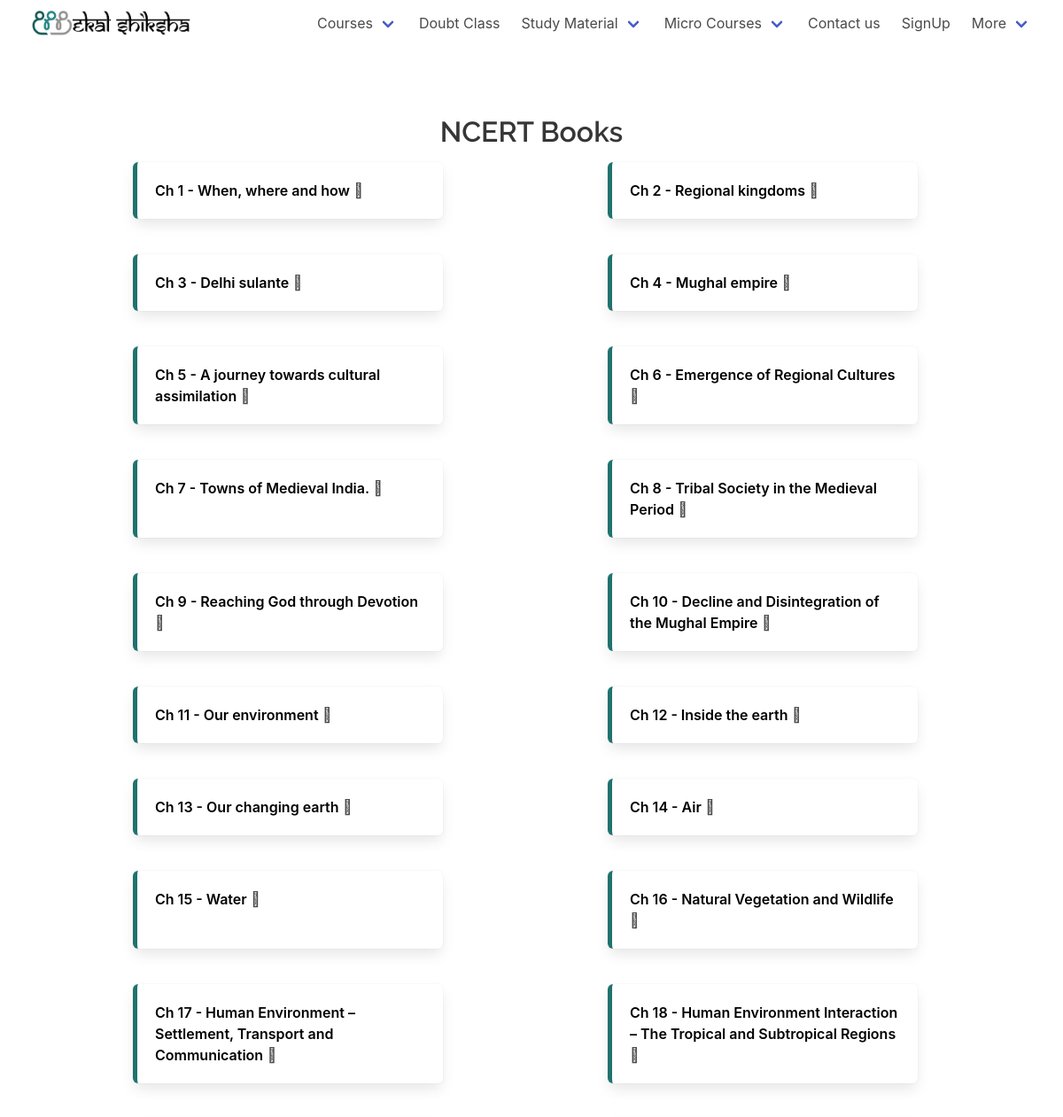
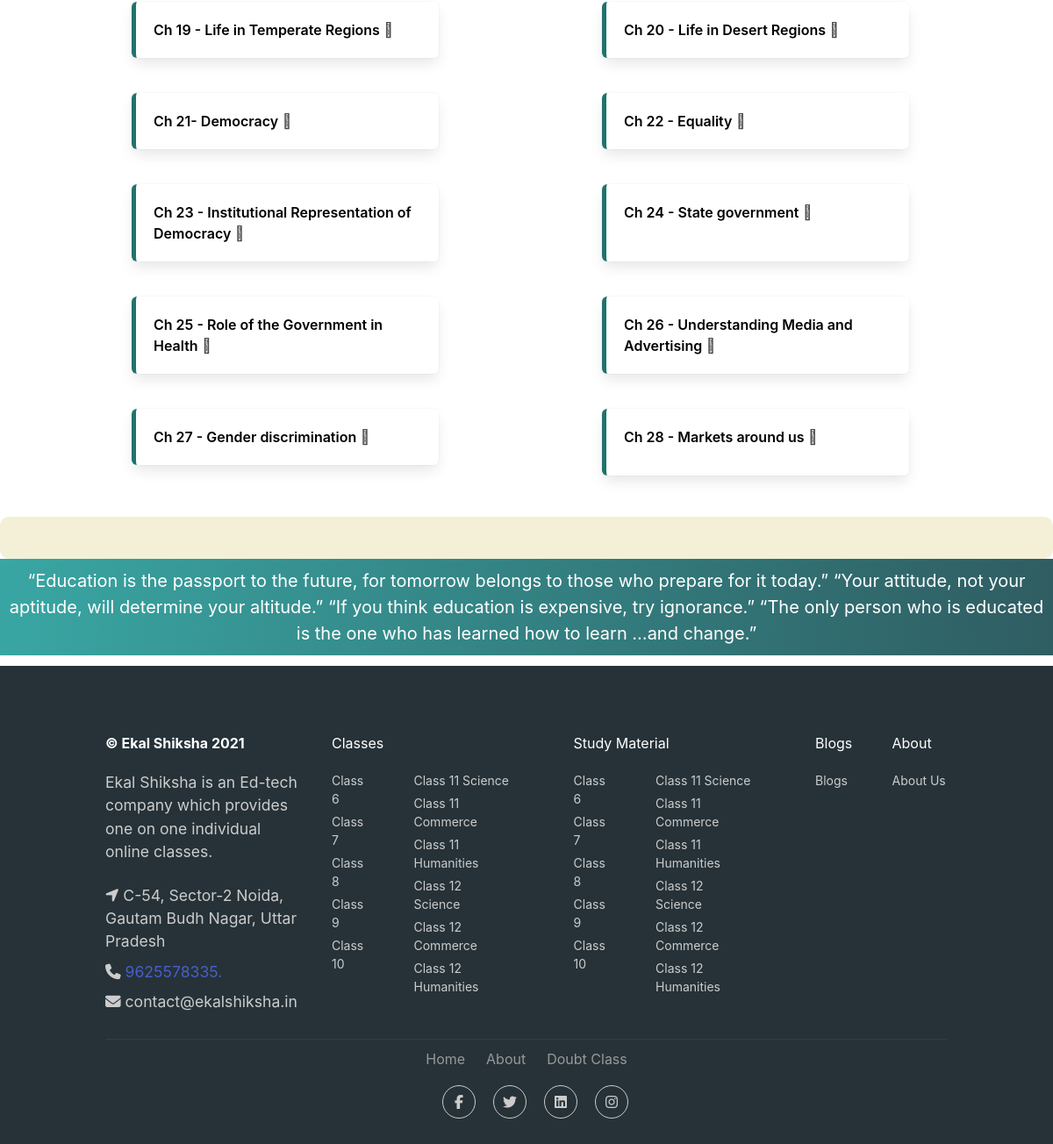
/NCERT_book/chapter/7sst/, run on the app's committed database (2 pictures, top to bottom).
### webpages/models.py (models this page shows, shortened)
class chap(models.Model,):
    subject=models.ForeignKey(subject,to_field='sub',on_delete=models.CASCADE)
    img_url=models.CharField(max_length=500,default='abc')
    mock_desc=models.CharField(max_length=8000,default='abc')
    ass_desc=models.CharField(max_length=8000,default='abc')
    book_desc=models.CharField(max_length=8000,default='abc')
    sol_desc=models.CharField(max_length=8000,default='abc')
    chap_name=models.CharField(max_length=100)
    Book_url=models.CharField(max_length=500,default='abc')
    Sol_url=models.CharField(max_length=500,default='abc')
    Mock_url=models.CharField(max_length=500,default='abc')
    Ass_url=models.CharField(max_length=500,default='abc')

### webpages/views.py (the view)
# urls.py: url(r'^NCERT_book/chapter/(?P<Grade_Id>\w+)/$', views.chapter, name='chapter'),
def chapter(request,Grade_Id):
    r=str(request)
    l=r.split('/')
    event_list = subject.objects.get(sub=Grade_Id)
    print(event_list)
    event_list1 = chap.objects.filter(subject_id=event_list)
    l=str(l[1]).split('_')
    if len(l)>1:
        context={'object':event_list1,'obc':l[1].capitalize()+'s'}
    elif len(l)==1:
        context={'object':event_list1,'obc':l[0].capitalize()+'s'}
    print(context['obc'])
    return render(request,'chapter.html',context)

### webpages/models.py (called while the page is built)
    def __str__(self):
        return str(self.sub)

### templates/chapter.html (shortened to what this page needs)
<!DOCTYPE html>
{% load static %}
<html lang="en">
<head>
  <link rel="stylesheet" href="{% static 'webpages/chapter.css' %}">
  <link rel="stylesheet" href="{% static 'webpages/style.css' %}">
  <link rel="stylesheet" href="https://pro.fontawesome.com/releases/v5.10.0/css/duotone.css" />
  <link rel="stylesheet" href="https://cdn.jsdelivr.net/npm/bulma@0.9.3/css/bulma.min.css">
  <link rel="stylesheet" href="https://pro.fontawesome.com/releases/v5.10.0/css/fontawesome.css" />
</head>
<body>
  <nav class="navbar px-5 is-fixed-top" role="navigation" aria-label="main navigation">
    <div class="navbar-brand">
      <a class="navbar-item" href="{% url 'index' %}">
         <img alt="ekal shiksha logo" src="{% static 'webpages/images/Logo head.jpeg' %}">
         <img alt="ekal shiksha" src="{% static 'webpages/images/Logo font.jpeg' %}">
      </a>
    </div>
    <div id="navbar" class="navbar-menu">
      <div class="navbar-end">
        <div class="navbar-item has-dropdown is-hoverable" id="navbarDropdown">
          <a class="navbar-link">
            Courses
          </a>
        </div>
        <a href="{% url 'Doubt' %}" class="navbar-item">Doubt Class</a>
        <div class="navbar-item has-dropdown is-hoverable" id="navbarDropdown">
          <a class="navbar-link">
            Study Material
          </a>
        </div>
            <div class="navbar-item has-dropdown is-hoverable" id="navbarDropdown">
              <a class="navbar-link">
                Micro Courses
              </a>
            </div>
        <a href="{% url 'contact' %}" class="navbar-item">Contact us</a>
        <a href="https://web.studentekalshiksha.in" class="navbar-item">SignUp</a>
        <div class="navbar-item has-dropdown is-hoverable" id="navbarDropdown">
          <a class="navbar-link">
            More
          </a>
        </div>
      </div>
    </div>
  </nav>
  <div class="">
    <p style="color:#fff;">.</p>
    <p style="color:#fff;">.</p>
    <p style="color:#fff;">.</p>
    <p style="color:#fff;">.</p>
  </div>
      {% if 'Book' in obc %}
      <section class="solutions2">
        <h2 class="title2 is-center" style="text-align: center;overflow:hidden;">NCERT {{obc}} </h2>
        <div class="boxes">
        {% for i in object %}
        <div class="box">
        <a href="{{i.Book_url}}">{{i.chap_name}}</a>
        <i class="fad fa-angle-right"></i>
      </div>
      {% endfor %}
    </div>
  </section>
      {% endif %}
    <div class="chapter-description">
    </div>
  <marquee style="background: linear-gradient(to right, #39A6A3, #2F5D62); margin-top: 0;" direction="left" onmouseover="this.stop()" onmouseout="this.start()" scrollamount="6">
    <div class="marqu">“Education is the passport to the future, for tomorrow belongs to those who prepare for it today.”
      “Your attitude, not your aptitude, will determine your altitude.” “If you think education is expensive, try ignorance.” “The
      only person who is educated is the one who has learned how to learn …and change.”</div>
  </marquee>
  <footer style="padding:3%;margin-top: 1%; ">
    <div class="container bottom_border">
      <div class="columns">
        <div class="column is-3 mr-3">
          <h5 class="headin5_amrc col_white_amrc pt2"><strong class="has-text-white">&#169; Ekal Shiksha 2021</strong></h5>
          <p class="mb10">Ekal Shiksha is an Ed-tech company which provides one on one individual online classes.</p>
          <p><i class="fa fa-location-arrow"></i> C-54, Sector-2 Noida, Gautam Budh Nagar, Uttar Pradesh </p>
          <p><i class="fa fa-phone"></i> <a href="tel:9625578335"> 9625578335.</a> </p>
          <a href="mailto:contact@ekalshiksha.in">
            <p><i class="fa fa fa-envelope"></i> contact@ekalshiksha.in </p>
          </a>
        </div>
        <div class="column nav-column is-4">
          <h5 class="headin5_amrc col_white_amrc pt2">Classes</h5>
          <ul class="footer_ul_amrc is-flex">
            <div class="pr-6">
              <li><a href="/6th/">Class 6</a></li>
              <li><a href="/7th/">Class 7</a></li>
              <li><a href="/8th/">Class 8</a></li>
              <li><a href="/9th/">Class 9</a></li>
              <li><a href="/10th/">Class 10</a></li>
            </div>
            <div class="pr-6">
              <li><a href="/Science/11th/">Class 11 Science</a></li>
              <li><a href="/Commerce/11th/">Class 11 Commerce</a></li>
              <li><a href="/Humanities/11th/">Class 11 Humanities</a></li>
              <li><a href="/Science/11th/">Class 12 Science</a></li>
              <li><a href="/Commerce/12th/">Class 12 Commerce</a></li>
              <li><a href="/Humanities/12th/">Class 12 Humanities</a></li>
            </div>
          </ul>
        </div>
        <div class="column nav-column is-4">
          <h5 class="headin5_amrc col_white_amrc pt2">Study Material</h5>
          <ul class="footer_ul_amrc is-flex">
            <div class="pr-6">
              <li><a href="https://on-app.in/app/home?orgCode=uhmmr">Class 6</a></li>
              <li><a href="https://on-app.in/app/home?orgCode=uhmmr">Class 7</a></li>
              <li><a href="https://on-app.in/app/home?orgCode=uhmmr">Class 8</a></li>
              <li><a href="https://on-app.in/app/home?orgCode=uhmmr">Class 9</a></li>
              <li><a href="https://on-app.in/app/home?orgCode=uhmmr">Class 10</a></li>
            </div>
            <div class="pr-6">
              <li><a href="https://on-app.in/app/home?orgCode=uhmmr">Class 11 Science</a></li>
              <li><a href="https://on-app.in/app/home?orgCode=uhmmr">Class 11 Commerce</a></li>
              <li><a href="https://on-app.in/app/home?orgCode=uhmmr">Class 11 Humanities</a></li>
              <li><a href="https://on-app.in/app/home?orgCode=uhmmr">Class 12 Science</a></li>
              <li><a href="https://on-app.in/app/home?orgCode=uhmmr">Class 12 Commerce</a></li>
              <li><a href="https://on-app.in/app/home?orgCode=uhmmr">Class 12 Humanities</a></li>
            </div>
          </ul>
        </div>
        <div class="column">
          <h5 class="headin5_amrc col_white_amrc pt2">Blogs</h5>
          <ul class="footer_ul_amrc">
            <li><a href="/blogs/">Blogs</a></li>
          </ul>
        </div>
        <div class="column">
          <h5 class="headin5_amrc col_white_amrc pt2"> About</h5>
          <ul class="footer_ul_amrc">
            <li><a href="/AboutUs/">About Us</a></li>
          </ul>
        </div>
      </div>
    </div>
    <div class="container">
      <ul class="foote_bottom_ul_amrc is-flex-mobile is-flex-wrap-wrap">
        <li><a href="{% url 'index' %}">Home</a></li>
        <li><a href="/AboutUs/">About</a></li>
        <li><a href="/Doubts/">Doubt Class</a></li>
      </ul>
      <ul class="social_footer_ul">
        <li><a href="https://www.facebook.com/ekalshiksha/"><i class="fab fa-facebook-f"></i></a></li>
        <li><a href="https://twitter.com/ekalshiksha?lang=en"><i class="fab fa-twitter"></i></a></li>
        <li><a href="https://in.linkedin.com/company/ekal-shiksha"><i class="fab fa-linkedin"></i></a></li>
        <li><a href="https://www.instagram.com/ekal_shiksha/?hl=en"><i class="fab fa-instagram"></i></a></li>
      </ul>
    </div>
  </footer>
</body>
</html>

### static/webpages/chapter.css (style rules this page uses)
* { margin: 0; padding: 0; box-sizing: border-box; }
.title2 { color: #363636; font-size: 2rem; font-weight: 600; line-height: 1.125 }
.chapter-description { width: auto; background: #F3F0D7; border-radius: 10px; padding: 4%; padding-top: 2%; padding-bottom: 2%; }
.col_white_amrc { color:#FFF; }
footer { width:100%; background-color:#263238; min-height:250px; padding:10px 0px 25px 0px ; }
.pt2 { padding-top:40px ; margin-bottom:20px ; }
footer p { font-size:13px; color:#CCC; padding-bottom:0px; margin-bottom:8px; }
.mb10 { padding-bottom:15px ; }
.footer_ul_amrc { margin:0px ; list-style-type:none ; font-size:14px; padding:0px 0px 10px 0px ; }
.footer_ul_amrc li { padding:0px 0px 5px 0px; }
.footer_ul_amrc li a { color:#CCC; }
.bottom_border { border-bottom:1px solid #323f45; padding-bottom:20px; }
.foote_bottom_ul_amrc { list-style-type:none; padding:0px; display:table; margin-top: 10px; margin-right: auto; margin-bottom: 10px; margin-left: auto; }
.foote_bottom_ul_amrc li { display:inline; }
.foote_bottom_ul_amrc li a { color:#999; margin:0 12px; }
.social_footer_ul { display:table; margin:15px auto 0 auto; list-style-type:none; }
.social_footer_ul li { padding-left:20px; padding-top:10px; float:left; }
.social_footer_ul li a { color:#CCC; border:1px solid #CCC; padding:8px;border-radius:50%; }
.social_footer_ul li i { width:20px; height:20px; text-align:center; }
.marqu { text-align: center; justify-content: center; color: #fff; font-size: 20px; padding: 10px; }
.boxes { justify-content: space-between; display: flex; flex-wrap: wrap; }
.box { padding: 22px 0 22px 18px; margin-top: 1rem; margin-bottom: 12px; margin-right: 14px; justify-content: space-between; display: flex; border-radius: 5px; border-left: 5px solid #20726e; width: 350px; box-shadow: 0 2px 5px 0 rgb(0 0 0 / 15%); }
.box a { font-weight: 600; text-decoration: none; color: black; }
.box i { width: 20px; height: 20px; }
section { width: 75%; margin: 35px auto; }

### static/webpages/style.css (style rules this page uses)
body { font-family: "Work Sans", sans-serif; }
h1, h2 { font-family: "Raleway", sans-serif; }
.title a, strong { display: inline; }
.nav-column { width: 28% !important; }
.columns { height: auto; }
.columns p { font-size: 1rem; }
.columns p { font-size: 1.1rem; }
.col_white_amrc { color: #FFF; }
footer { width: 100%; background-color: #263238; min-height: 250px; padding: 10px 0px 25px 0px; }
.pt2 { padding-top: 40px; margin-bottom: 20px; }
footer p { font-size: 13px; color: #CCC; padding-bottom: 0px; margin-bottom: 8px; }
.mb10 { padding-bottom: 15px; }
.footer_ul_amrc { margin: 0px; list-style-type: none; font-size: 14px; padding: 0px 0px 10px 0px; }
.footer_ul_amrc li { padding: 0px 0px 5px 0px; }
.footer_ul_amrc li a { color: #CCC; }
.bottom_border { border-bottom: 1px solid #323f45; padding-bottom: 20px; }
.foote_bottom_ul_amrc { list-style-type: none; padding: 0px; display: table; margin-top: 10px; margin-right: auto; margin-bottom: 10px; margin-left: auto; }
.foote_bottom_ul_amrc li { display: inline; }
.foote_bottom_ul_amrc li a { color: #999; margin: 0 12px; }
.social_footer_ul { display: table; margin: 15px auto 0 auto; list-style-type: none; }
.social_footer_ul li { padding-left: 20px; padding-top: 10px; float: left; }
.social_footer_ul li a { color: #CCC; border: 1px solid #CCC; padding: 8px; border-radius: 50%; }
.social_footer_ul li i { width: 20px; height: 20px; text-align: center; }
*, *:before, *:after { box-sizing: border-box; }
.navbar-link { width: fit-content; }

### data on the page
chap: chap_name "Ch 1 - When, where and how"
chap: chap_name "Ch 2 - Regional kingdoms"
chap: chap_name "Ch 3 - Delhi sulante"
chap: chap_name "Ch 4 - Mughal empire"
chap: chap_name "Ch 5 - A journey towards cultural assimilation"
chap: chap_name "Ch 6 - Emergence of Regional Cultures"
chap: chap_name "Ch 7 - Towns of Medieval India."
chap: chap_name "Ch 8 - Tribal Society in the Medieval Period"
chap: chap_name "Ch 9 - Reaching God through Devotion"
chap: chap_name "Ch 10 - Decline and Disintegration of the Mughal Empire"
chap: chap_name "Ch 11 - Our environment"
chap: chap_name "Ch 12 - Inside the earth"
chap: chap_name "Ch 13 - Our changing earth"
chap: chap_name "Ch 14 - Air"
chap: chap_name "Ch 15 - Water"
chap: chap_name "Ch 16 - Natural Vegetation and Wildlife"
chap: chap_name "Ch 17 - Human Environment – Settlement, Transport and Communication"
chap: chap_name "Ch 18 - Human Environment Interaction – The Tropical and Subtropical Regions"
chap: chap_name "Ch 19 - Life in Temperate Regions"
chap: chap_name "Ch 20 - Life in Desert Regions"
chap: chap_name "Ch 21- Democracy"
chap: chap_name "Ch 22 - Equality"
chap: chap_name "Ch 23 - Institutional Representation of Democracy"
chap: chap_name "Ch 24 - State government"
chap: chap_name "Ch 25 - Role of the Government in Health"
chap: chap_name "Ch 26 - Understanding Media and Advertising"
chap: chap_name "Ch 27 - Gender discrimination"
chap: chap_name "Ch 28 - Markets around us"

### other printed values
{{ obc }} "Books"
